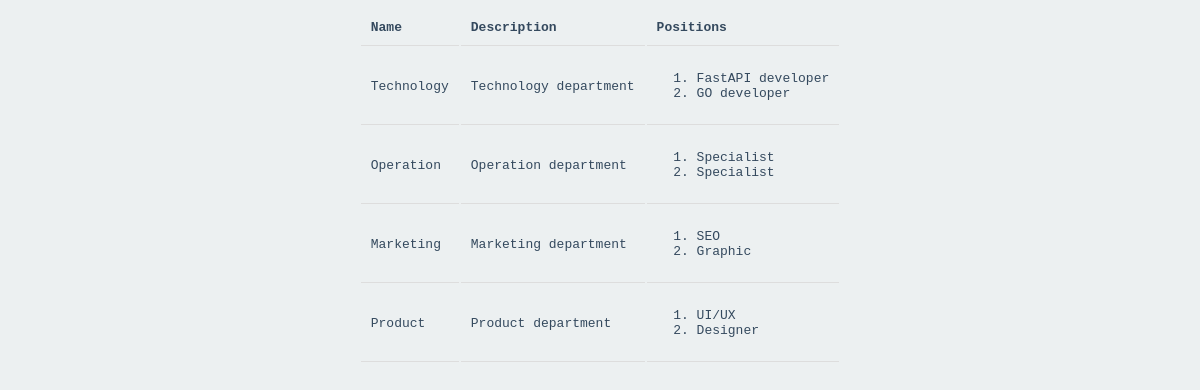
The page /home on the database its author committed.
### app/models.py (models this page shows)
class Department(SQLModel, table=True):
    id: Optional[int] = Field(default=None, primary_key=True)
    name: str
    description: str
    positions: List["Position"] = Relationship(back_populates="department")

class Position(SQLModel, table=True):
    id: Optional[int] = Field(default=None, primary_key=True)
    title: str
    description: str
    location: str
    experience_level: str
    department_id: Optional[int] = Field(default=None, foreign_key="department.id")
    department: Optional[Department] = Relationship(back_populates="positions")

### app/routers/templates.py (the view)
@router.get("/home", response_class=HTMLResponse)
async def home(request: Request):
    with Session(engine) as session:
        statement = select(Department)
        results = session.exec(statement)
        department_list = [[department, department.positions] for department in results]
    return templates.TemplateResponse("home.html", {"request": request, "results": department_list})

### app/templates/home.html (shortened to what this page needs)
<!DOCTYPE html>
<html lang="en">
<head>
  <link href="{{ url_for('static', path='/styles.css') }}" rel="stylesheet" />
</head>
<body>
  <div id="container">
    <table>
      <thead>
        <tr>
          <th>Name</th>
          <th>Description</th>
          <th>Positions</th>
        </tr>
      </thead>
      <tbody>
        {% for department in results %}
        <tr>
          <td>{{ department[0].name }}</td>
          <td>{{ department[0].description }}</td>
          <td>
            <ol>
              {%- for position in department[0].positions %}
              <li>
                <div id="position-title"
                  hx-target="#parent-div"
                  hx-swap="innerHTML"
                  hx-indicator="#indicator"
                  hx-get="/home/position/{{ position.id }}"
                >
                  {{ position.title }}
                </div>
              </li>
              {%- endfor %}
            </ol>
          </td>
        </tr>
        {% endfor %}
      </tbody>
    </table>
  </div>
</body>
</html>

### app/templates/static/styles.css (style rules this page uses)
body { background-color: #ecf0f1; color: #34495e; font-family: monospace; }
table, form { margin-left: auto; margin-right: auto; text-align: center; }
th, td { border-bottom: 1px solid #ddd; padding: 10px; text-align: left; }

### rows shown on the page
Department: name "Technology", description "Technology department"
Position: title "FastAPI developer"
Position: title "GO developer"
Department: name "Operation", description "Operation department"
Position: title "Specialist"
Position: title "Specialist"
Department: name "Marketing", description "Marketing department"
Position: title "SEO"
Position: title "Graphic"
Department: name "Product", description "Product department"
Position: title "UI/UX"
Position: title "Designer"
